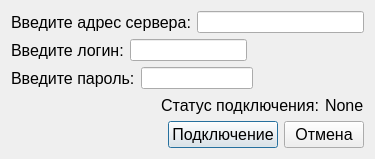
<?xml version="1.0" encoding="UTF-8"?>
<ui version="4.0">
 <class>Dialog</class>
 <widget class="QDialog" name="Dialog">
  <property name="geometry">
   <rect>
    <x>0</x>
    <y>0</y>
    <width>375</width>
    <height>158</height>
   </rect>
  </property>
  <property name="windowTitle">
   <string>Подключение к серверу</string>
  </property>
  <layout class="QVBoxLayout" name="verticalLayout">
   <item>
    <layout class="QVBoxLayout" name="verticalLayout_2">
     <item>
      <layout class="QHBoxLayout" name="horizontalLayout">
       <item>
        <widget class="QLabel" name="label">
         <property name="font">
          <font>
           <pointsize>12</pointsize>
          </font>
         </property>
         <property name="text">
          <string>Введите адрес сервера:</string>
         </property>
        </widget>
       </item>
       <item>
        <widget class="QLineEdit" name="server_line"/>
       </item>
      </layout>
     </item>
     <item>
      <layout class="QHBoxLayout" name="horizontalLayout_4">
       <item>
        <widget class="QLabel" name="label_4">
         <property name="font">
          <font>
           <pointsize>12</pointsize>
          </font>
         </property>
         <property name="text">
          <string>Введите логин:</string>
         </property>
        </widget>
       </item>
       <item>
        <widget class="QLineEdit" name="username_line"/>
       </item>
       <item>
        <spacer name="horizontalSpacer_2">
         <property name="orientation">
          <enum>Qt::Horizontal</enum>
         </property>
         <property name="sizeHint" stdset="0">
          <size>
           <width>40</width>
           <height>20</height>
          </size>
         </property>
        </spacer>
       </item>
      </layout>
     </item>
     <item>
      <layout class="QHBoxLayout" name="horizontalLayout_6">
       <item>
        <widget class="QLabel" name="label_5">
         <property name="font">
          <font>
           <pointsize>12</pointsize>
          </font>
         </property>
         <property name="text">
          <string>Введите пароль:</string>
         </property>
        </widget>
       </item>
       <item>
        <widget class="QLineEdit" name="password_line"/>
       </item>
       <item>
        <spacer name="horizontalSpacer_3">
         <property name="orientation">
          <enum>Qt::Horizontal</enum>
         </property>
         <property name="sizeHint" stdset="0">
          <size>
           <width>40</width>
           <height>20</height>
          </size>
         </property>
        </spacer>
       </item>
      </layout>
     </item>
    </layout>
   </item>
   <item>
    <layout class="QHBoxLayout" name="horizontalLayout_3">
     <item>
      <spacer name="horizontalSpacer_4">
       <property name="orientation">
        <enum>Qt::Horizontal</enum>
       </property>
       <property name="sizeHint" stdset="0">
        <size>
         <width>40</width>
         <height>20</height>
        </size>
       </property>
      </spacer>
     </item>
     <item>
      <widget class="QLabel" name="label_2">
       <property name="font">
        <font>
         <pointsize>12</pointsize>
        </font>
       </property>
       <property name="text">
        <string>Статус подключения:</string>
       </property>
       <property name="alignment">
        <set>Qt::AlignRight|Qt::AlignTrailing|Qt::AlignVCenter</set>
       </property>
      </widget>
     </item>
     <item>
      <widget class="QLabel" name="label_3">
       <property name="font">
        <font>
         <pointsize>12</pointsize>
        </font>
       </property>
       <property name="text">
        <string>None</string>
       </property>
      </widget>
     </item>
    </layout>
   </item>
   <item>
    <layout class="QHBoxLayout" name="horizontalLayout_2">
     <item>
      <spacer name="horizontalSpacer">
       <property name="orientation">
        <enum>Qt::Horizontal</enum>
       </property>
       <property name="sizeHint" stdset="0">
        <size>
         <width>40</width>
         <height>20</height>
        </size>
       </property>
      </spacer>
     </item>
     <item>
      <widget class="QPushButton" name="connect_button">
       <property name="font">
        <font>
         <pointsize>12</pointsize>
        </font>
       </property>
       <property name="text">
        <string>Подключение</string>
       </property>
      </widget>
     </item>
     <item>
      <widget class="QPushButton" name="cancel_button">
       <property name="font">
        <font>
         <pointsize>12</pointsize>
        </font>
       </property>
       <property name="text">
        <string>Отмена</string>
       </property>
      </widget>
     </item>
    </layout>
   </item>
  </layout>
 </widget>
 <resources/>
 <connections>
  <connection>
   <sender>cancel_button</sender>
   <signal>clicked()</signal>
   <receiver>Dialog</receiver>
   <slot>reject()</slot>
   <hints>
    <hint type="sourcelabel">
     <x>327</x>
     <y>137</y>
    </hint>
    <hint type="destinationlabel">
     <x>333</x>
     <y>50</y>
    </hint>
   </hints>
  </connection>
 </connections>
</ui>
